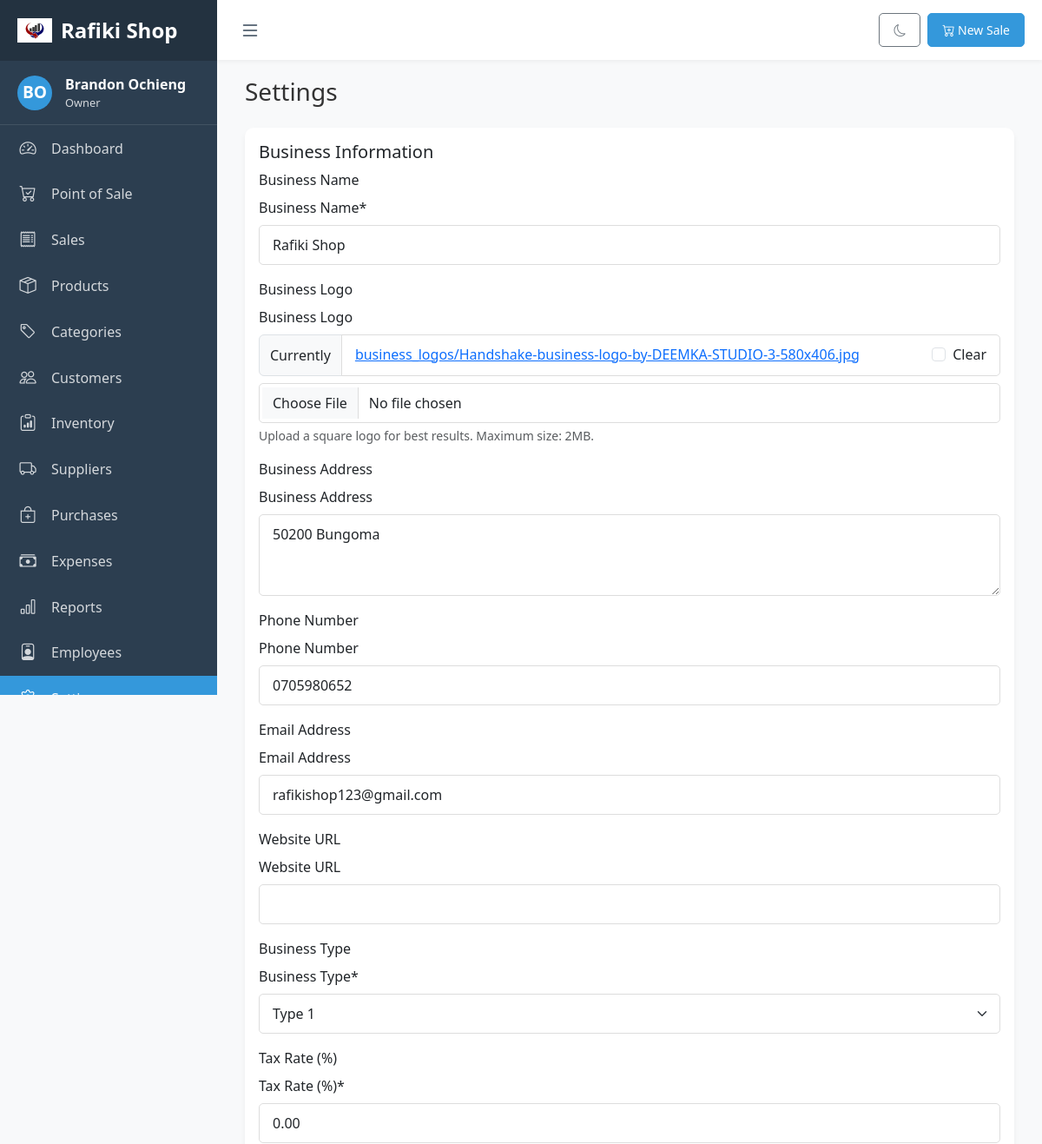
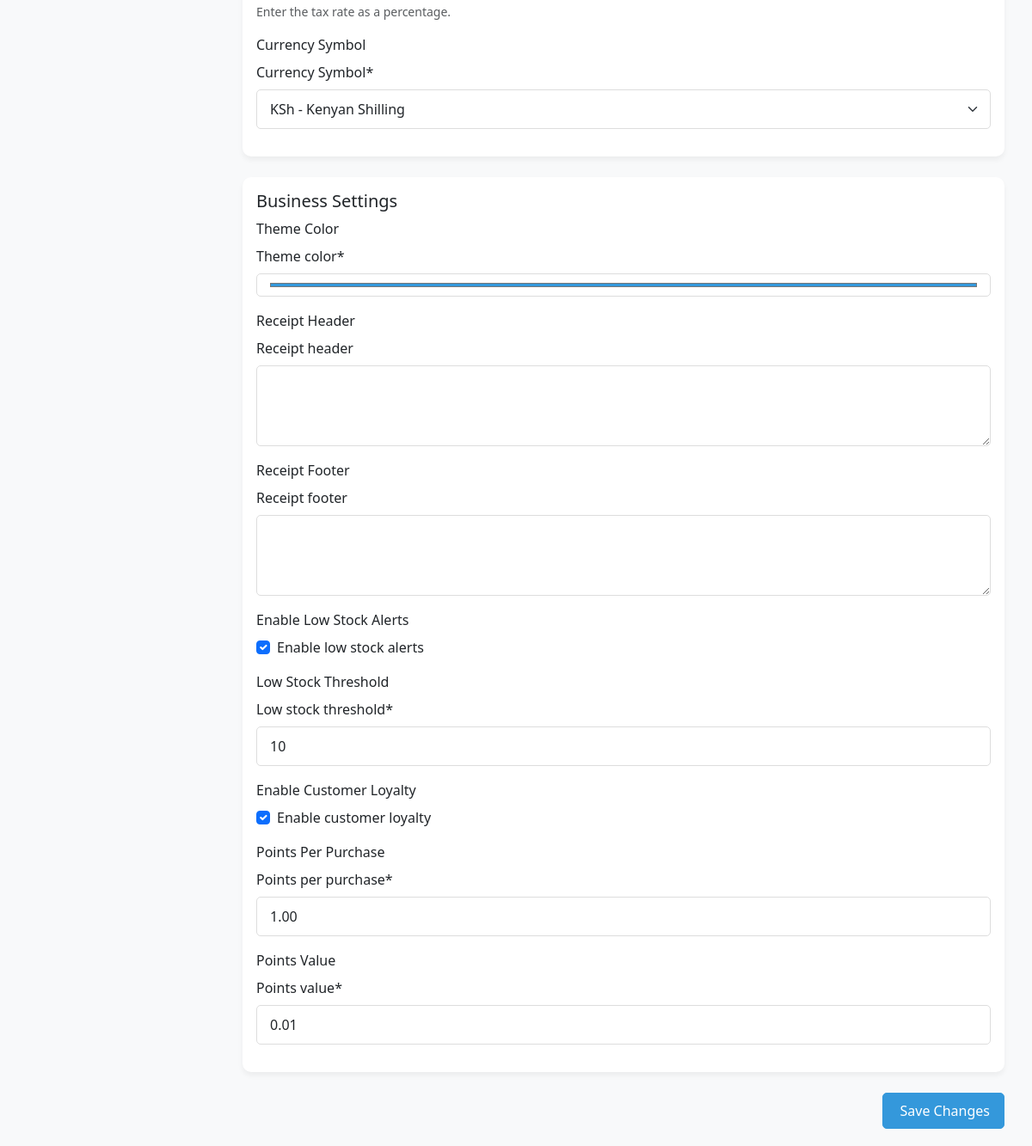
Screenshot of /pos/settings/ (signed in) with the database file from the repository (2 pictures, top to bottom).
### pos_app/models.py (models this page shows, shortened)
class Business(models.Model):
    BUSINESS_TYPE_CHOICES = [
        ('Type1', 'Type 1'),
        ('Type2', 'Type 2'),
    ]
    CURRENCY_SYMBOL_CHOICES = [
        ('$', '$ - US Dollar'),
        ('€', '€ - Euro'),
        ('£', '£ - British Pound'),
        ('¥', '¥ - Japanese Yen'),
        ('₹', '₹ - Indian Rupee'),
        ('₩', '₩ - South Korean Won'),
        ('KSh', 'KSh - Kenyan Shilling'),  # Added Kenyan Shilling
    ]
    name = models.CharField(max_length=255)
    business_type = models.CharField(max_length=50, choices=BUSINESS_TYPE_CHOICES, default='Type1')
    address = models.TextField(blank=True, null=True)
    phone = models.CharField(max_length=20, blank=True, null=True)
    email = models.EmailField(blank=True, null=True)
    website = models.URLField(blank=True, null=True)
    logo = models.ImageField(upload_to='business_logos/', blank=True, null=True)
    tax_rate = models.DecimalField(max_digits=5, decimal_places=2, default=0.00)
    currency_symbol = models.CharField(max_length=5, choices=CURRENCY_SYMBOL_CHOICES, default='$')
    owner = models.ForeignKey(User, on_delete=models.CASCADE, related_name='owned_businesses')
    created_at = models.DateTimeField(auto_now_add=True)
    updated_at = models.DateTimeField(auto_now=True)

class BusinessSettings(models.Model):
    business = models.OneToOneField(Business, on_delete=models.CASCADE, related_name='settings')
    theme_color = models.CharField(max_length=20, default='#3498db')
    receipt_header = models.TextField(blank=True, null=True)
    receipt_footer = models.TextField(blank=True, null=True)
    enable_low_stock_alerts = models.BooleanField(default=True)
    low_stock_threshold = models.PositiveIntegerField(default=10)
    enable_customer_loyalty = models.BooleanField(default=False)
    points_per_purchase = models.DecimalField(max_digits=10, decimal_places=2, default=1.00)
    points_value = models.DecimalField(max_digits=10, decimal_places=2, default=0.01)  # Value of 1 point in currency

### pos_app/views.py (the view)
# urls.py: path('settings/', views.settings_view, name='settings'),
@login_required
def settings_view(request):
    business = get_business_for_user(request.user)
    if not business:
        return redirect('pos:business_setup')
    role = get_user_role(request.user, business)
    if role not in ['owner', 'admin']:
        messages.error(request, 'You do not have permission to access settings')
        return redirect('pos:dashboard')
    if request.method == 'POST':
        business_form = BusinessForm(request.POST, request.FILES, instance=business)
        settings_form = BusinessSettingsForm(request.POST, instance=business.settings)
        if business_form.is_valid() and settings_form.is_valid():
            business_form.save()
            settings_form.save()
            messages.success(request, 'Settings have been updated successfully')
            return redirect('pos:settings')
        else:
            logger.error("Form validation errors: %s", {
                'business_form_errors': business_form.errors,
                'settings_form_errors': settings_form.errors
            })
            messages.error(request, 'Please correct the errors below.')
    else:
        business_form = BusinessForm(instance=business)
        settings_form = BusinessSettingsForm(instance=business.settings)
    context = {
        'business': business,
        'role': role,
        'business_form': business_form,
        'settings_form': settings_form,
    }
    return render(request, 'pos_app/settings.html', context)

### pos_app/templates/pos_app/settings.html (shortened to what this page needs)
{% extends 'pos_app/base.html' %}
{% load crispy_forms_tags %}
{% block content %}
<div class="container-fluid">
    <div class="d-flex justify-content-between align-items-center mb-4">
        <h1 class="h3 mb-0 text-gray-800">Settings</h1>
    </div>
    <form method="post" enctype="multipart/form-data">
        <div class="card mb-4">
            <div class="card-body">
                <h5>Business Information</h5>
                <div class="mb-3">
                    <label for="id_name" class="form-label">Business Name</label>
                    {{ business_form.name|as_crispy_field }}
                </div>
                <div class="mb-3">
                    <label for="id_logo" class="form-label">Business Logo</label>
                    {{ business_form.logo|as_crispy_field }}
                </div>
                <div class="mb-3">
                    <label for="id_address" class="form-label">Business Address</label>
                    {{ business_form.address|as_crispy_field }}
                </div>
                <div class="mb-3">
                    <label for="id_phone" class="form-label">Phone Number</label>
                    {{ business_form.phone|as_crispy_field }}
                </div>
                <div class="mb-3">
                    <label for="id_email" class="form-label">Email Address</label>
                    {{ business_form.email|as_crispy_field }}
                </div>
                <div class="mb-3">
                    <label for="id_website" class="form-label">Website URL</label>
                    {{ business_form.website|as_crispy_field }}
                </div>
                <div class="mb-3">
                    <label for="id_business_type" class="form-label">Business Type</label>
                    {{ business_form.business_type|as_crispy_field }}
                </div>
                <div class="mb-3">
                    <label for="id_tax_rate" class="form-label">Tax Rate (%)</label>
                    {{ business_form.tax_rate|as_crispy_field }}
                </div>
                <div class="mb-3">
                    <label for="id_currency_symbol" class="form-label">Currency Symbol</label>
                    {{ business_form.currency_symbol|as_crispy_field }}
                </div>
            </div>
        </div>
        <div class="card mb-4">
            <div class="card-body">
                <h5>Business Settings</h5>
                <div class="mb-3">
                    <label for="id_theme_color" class="form-label">Theme Color</label>
                    {{ settings_form.theme_color|as_crispy_field }}
                </div>
                <div class="mb-3">
                    <label for="id_receipt_header" class="form-label">Receipt Header</label>
                    {{ settings_form.receipt_header|as_crispy_field }}
                </div>
                <div class="mb-3">
                    <label for="id_receipt_footer" class="form-label">Receipt Footer</label>
                    {{ settings_form.receipt_footer|as_crispy_field }}
                </div>
                <div class="mb-3">
                    <label for="id_enable_low_stock_alerts" class="form-label">Enable Low Stock Alerts</label>
                    {{ settings_form.enable_low_stock_alerts|as_crispy_field }}
                </div>
                <div class="mb-3">
                    <label for="id_low_stock_threshold" class="form-label">Low Stock Threshold</label>
                    {{ settings_form.low_stock_threshold|as_crispy_field }}
                </div>
                <div class="mb-3">
                    <label for="id_enable_customer_loyalty" class="form-label">Enable Customer Loyalty</label>
                    {{ settings_form.enable_customer_loyalty|as_crispy_field }}
                </div>
                <div class="mb-3">
                    <label for="id_points_per_purchase" class="form-label">Points Per Purchase</label>
                    {{ settings_form.points_per_purchase|as_crispy_field }}
                </div>
                <div class="mb-3">
                    <label for="id_points_value" class="form-label">Points Value</label>
                    {{ settings_form.points_value|as_crispy_field }}
                </div>
            </div>
        </div>
        <div class="d-flex justify-content-end">
            <button type="submit" class="btn btn-primary">
                 Save Changes
            </button>
        </div>
    </form>
</div>
{% endblock %}

### pos_app/templates/pos_app/base.html (shortened to what this page needs)
<!DOCTYPE html>
<html lang="en">
<head>
    {% load static %}
    <link href="https://cdn.jsdelivr.net/npm/bootstrap@5.3.0/dist/css/bootstrap.min.css" rel="stylesheet">
    <link rel="stylesheet" href="https://cdn.jsdelivr.net/npm/bootstrap-icons@1.10.5/font/bootstrap-icons.css">
    <link rel="stylesheet" href="https://cdn.jsdelivr.net/npm/select2@4.1.0-rc.0/dist/css/select2.min.css">
    <link rel="stylesheet" href="https://cdn.jsdelivr.net/npm/select2-bootstrap-5-theme@1.3.0/dist/select2-bootstrap-5-theme.min.css">
    <link rel="stylesheet" href="https://cdn.jsdelivr.net/npm/daterangepicker/daterangepicker.css">
    <link rel="stylesheet" href="https://cdn.jsdelivr.net/npm/sweetalert2@11.0.19/dist/sweetalert2.min.css">
    <link rel="stylesheet" href="{% static 'css/base.css' %}">
</head>
<body>
    {% if user.is_authenticated and business %}
    <div class="sidebar" id="sidebar">
        <div class="sidebar-header">
            {% if business.logo %}
            <img src="{{ business.logo.url }}" alt="{{ business.name }}" class="logo-icon">
            {% else %}
            <div class="logo-icon user-avatar">
                <i class="bi bi-shop"></i>
            </div>
            {% endif %}
            <div class="logo-text">{{ business.name }}</div>
        </div>
        <div class="user-info">
            <div class="user-avatar">
                {{ user.first_name|first|upper }}{{ user.last_name|first|upper }}
            </div>
            <div class="user-details">
                <div class="user-name">{{ user.get_full_name }}</div>
                <div class="user-role">{{ role|title }}</div>
            </div>
        </div>
        <ul class="nav flex-column">
            <li class="nav-item">
                <a href="{% url 'pos:dashboard' %}" class="nav-link {% if request.resolver_match.url_name == 'dashboard' %}active{% endif %}">
                    <i class="bi bi-speedometer2"></i>
                    <span>Dashboard</span>
                </a>
            </li>
            <li class="nav-item">
                <a href="{% url 'pos:pos' %}" class="nav-link {% if request.resolver_match.url_name == 'pos' %}active{% endif %}">
                    <i class="bi bi-cart-check"></i>
                    <span>Point of Sale</span>
                </a>
            </li>
            <li class="nav-item">
                <a href="{% url 'pos:sales_list' %}" class="nav-link {% if 'sale' in request.resolver_match.url_name %}active{% endif %}">
                    <i class="bi bi-receipt"></i>
                    <span>Sales</span>
                </a>
            </li>
            <li class="nav-item">
                <a href="{% url 'pos:product_list' %}" class="nav-link {% if 'product' in request.resolver_match.url_name %}active{% endif %}">
                    <i class="bi bi-box-seam"></i>
                    <span>Products</span>
                </a>
            </li>
            <li class="nav-item">
                <a href="{% url 'pos:category_list' %}" class="nav-link {% if 'category' in request.resolver_match.url_name %}active{% endif %}">
                    <i class="bi bi-tag"></i>
                    <span>Categories</span>
                </a>
            </li>
            <li class="nav-item">
                <a href="{% url 'pos:customer_list' %}" class="nav-link {% if 'customer' in request.resolver_match.url_name %}active{% endif %}">
                    <i class="bi bi-people"></i>
                    <span>Customers</span>
                </a>
            </li>
            {% if role in 'owner,admin,manager,inventory' %}
            <li class="nav-item">
                <a href="{% url 'pos:inventory_list' %}" class="nav-link {% if 'inventory' in request.resolver_match.url_name %}active{% endif %}">
                    <i class="bi bi-clipboard-data"></i>
                    <span>Inventory</span>
                </a>
            </li>
            <li class="nav-item">
                <a href="{% url 'pos:supplier_list' %}" class="nav-link {% if 'supplier' in request.resolver_match.url_name %}active{% endif %}">
                    <i class="bi bi-truck"></i>
                    <span>Suppliers</span>
                </a>
            </li>
            <li class="nav-item">
                <a href="{% url 'pos:purchase_list' %}" class="nav-link {% if 'purchase' in request.resolver_match.url_name %}active{% endif %}">
                    <i class="bi bi-bag-plus"></i>
                    <span>Purchases</span>
                </a>
            </li>
            {% endif %}
            {% if role in 'owner,admin,manager' %}
            <li class="nav-item">
                <a href="{% url 'pos:expense_list' %}" class="nav-link {% if 'expense' in request.resolver_match.url_name %}active{% endif %}">
                    <i class="bi bi-cash-stack"></i>
                    <span>Expenses</span>
                </a>
            </li>
            <li class="nav-item">
                <a href="{% url 'pos:reports' %}" class="nav-link {% if request.resolver_match.url_name == 'reports' %}active{% endif %}">
                    <i class="bi bi-bar-chart"></i>
                    <span>Reports</span>
                </a>
            </li>
            {% endif %}
            {% if role in 'owner,admin,manager' %}
            <li class="nav-item">
                <a href="{% url 'pos:employee_list' %}" class="nav-link {% if 'employee' in request.resolver_match.url_name %}active{% endif %}">
                    <i class="bi bi-person-badge"></i>
                    <span>Employees</span>
                </a>
            </li>
            {% endif %}
            {% if role in 'owner,admin' %}
            <li class="nav-item">
                <a href="{% url 'pos:settings' %}" class="nav-link {% if request.resolver_match.url_name == 'settings' %}active{% endif %}">
                    <i class="bi bi-gear"></i>
                    <span>Settings</span>
                </a>
            </li>
            {% endif %}
        </ul>
    </div>
    <div class="main-content" id="main-content">
        <div class="top-navbar">
            <button class="toggle-sidebar" id="toggle-sidebar" title="Toggle Sidebar">
                <i class="bi bi-list"></i>
            </button>
            <div class="navbar-actions">
                <button class="btn btn-sm btn-outline-secondary" id="toggle-dark-mode" title="Toggle Dark Mode">
                    <i class="bi bi-moon"></i>
                </button>
                {% if role in 'owner,admin,manager,cashier' %}
                <a href="{% url 'pos:pos' %}" class="btn btn-sm btn-primary ms-2">
                    <i class="bi bi-cart-plus"></i> New Sale
                </a>
                {% endif %}
            </div>
        </div>
        <div class="content-wrapper fade-in">
            {% block content %}{% endblock %}
        </div>
    </div>
    {% else %}
    <div class="auth-wrapper fade-in">
        {% block auth_content %}{% endblock %}
    </div>
    {% endif %}
</body>
</html>

### rows the page displays
Business: logo (picture), name "Rafiki Shop", address "50200 Bungoma", phone "0705980652", email "rafikishop123@gmail.com", business_type "Type 1", tax_rate "0.00", currency_symbol "KSh - Kenyan Shilling"
BusinessSettings: theme_color "#3498db", enable_low_stock_alerts "☑", low_stock_threshold "10", enable_customer_loyalty "☑", points_per_purchase "1.00", points_value "0.01"

### other values shown
{{ user.first_name|first|upper }} "B"
{{ user.last_name|first|upper }} "O"
{{ user.get_full_name }} "Brandon Ochieng"
{{ role|title }} "Owner"
